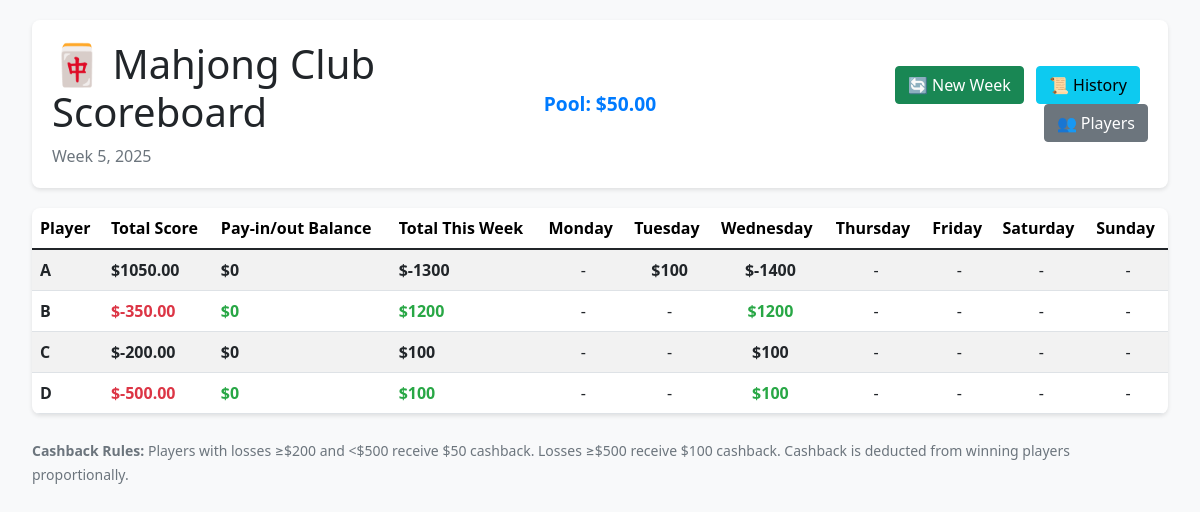
The page / on the database its author committed.
### scoreboard/models.py (models this page shows, shortened)
class Week(models.Model):
    week_number = models.IntegerField()
    year = models.IntegerField()
    start_date = models.DateField()
    end_date = models.DateField(null=True, blank=True)
    is_current = models.BooleanField(default=True)
    created_at = models.DateTimeField(auto_now_add=True)
    class Meta:
        ordering = ["-year", "-week_number"]
        unique_together = ["week_number", "year"]
    def __str__(self):
        return f"Week {self.week_number}, {self.year}"
    @classmethod
    def get_current_week(cls):
        current_week = cls.objects.filter(is_current=True).first()
        if not current_week:
            today = timezone.now().date()
            current_week = cls.objects.create(
                week_number=1, year=today.year, start_date=today, is_current=True
            )
        return current_week

class Pool(models.Model):
    balance = models.DecimalField(max_digits=10, decimal_places=2, default=0)
    updated_at = models.DateTimeField(auto_now=True)
    @classmethod
    def get_pool(cls):
        pool, created = cls.objects.get_or_create(id=1)
        return pool

class Player(models.Model):
    name = models.CharField(max_length=100, unique=True)
    total_score = models.DecimalField(max_digits=10, decimal_places=2, default=0)
    created_at = models.DateTimeField(auto_now_add=True)
    class Meta:
        ordering = ["name"]
    def get_payin_payout_balance(self):
        balance = Transaction.objects.filter(
            player=self,
            week=Week.get_current_week(),
            transaction_type__in=["PAYIN", "PAYOUT"],
        ).aggregate(total=Sum("value"))["total"] or Decimal("0")
        return balance
    def get_weekly_total(self):
        current_week = Week.get_current_week()
        total = Transaction.objects.filter(
            player=self,
            week=current_week,
            transaction_type="SESSION",
        ).aggregate(total=Sum("value"))["total"] or Decimal("0")
        return total
    def get_session_scores(self):
        current_week = Week.get_current_week()
        weekdays = [
            "Monday",
            "Tuesday",
            "Wednesday",
            "Thursday",
            "Friday",
            "Saturday",
            "Sunday",
        ]
        scores = {}
        for day in weekdays:
            score = Transaction.objects.filter(
                player=self, week=current_week, transaction_type="SESSION", weekday=day
            ).aggregate(total=Sum("value"))["total"] or Decimal("0")
            scores[day] = score
        return scores

### scoreboard/views.py (the view)
# urls.py: path("", views.dashboard, name="dashboard"),
def dashboard(request):
    current_week = Week.get_current_week()
    players = Player.objects.all()
    pool = Pool.get_pool()
    player_data = []
    weekdays = [
        "Monday",
        "Tuesday",
        "Wednesday",
        "Thursday",
        "Friday",
        "Saturday",
        "Sunday",
    ]
    for player in players:
        session_scores = player.get_session_scores()
        session_list = [(day, session_scores.get(day, 0)) for day in weekdays]
        player_info = {
            "player": player,
            "total_score": player.total_score,
            "payin_payout": player.get_payin_payout_balance(),
            "weekly_total": player.get_weekly_total(),
            "sessions": session_list,
        }
        player_data.append(player_info)
    context = {
        "player_data": player_data,
        "weekdays": weekdays,
        "current_week": current_week,
        "pool": pool,
    }
    return render(request, "mahjong/dashboard.html", context)

### scoreboard/templates/mahjong/dashboard.html (shortened to what this page needs)
{% load static %}
<!DOCTYPE html>
<html lang="en">
<head>
    <link href="https://cdn.jsdelivr.net/npm/bootstrap@5.1.3/dist/css/bootstrap.min.css" rel="stylesheet">
</head>
<body>
    <div class="container-fluid">
        <div class="header-section">
            <div class="row align-items-center">
                <div class="col-md-4">
                    <h1>🀄 Mahjong Club Scoreboard</h1>
                    <p class="text-muted mb-0">{{ current_week }}</p>
                </div>
                <div class="col-md-4 text-center">
                    <div class="pool-display">
                        Pool: ${{ pool.balance }}
                    </div>
                </div>
                <div class="col-md-4 text-end">
                    <a href="{% url 'new_week' %}" class="btn btn-success me-2">🔄 New Week</a>
                    <a href="{% url 'transaction_history' %}" class="btn btn-info me-2">📜 History</a>
                    <a href="{% url 'manage_players' %}" class="btn btn-secondary">👥 Players</a>
                </div>
            </div>
        </div>
        <div class="scoreboard-table">
            <table class="table table-striped table-hover mb-0">
                <thead>
                    <tr>
                        <th>Player</th>
                        <th>Total Score</th>
                        <th>Pay-in/out Balance</th>
                        <th>Total This Week</th>
                        {% for day in weekdays %}
                            <th>{{ day }}</th>
                        {% endfor %}
                    </tr>
                </thead>
                <tbody>
                    {% for data in player_data %}
                        <tr>
                            <td><strong>{{ data.player.name }}</strong></td>
                            <td class="{% if data.total_score >= 0 %}positive{% else %}negative{% endif %}">
                                ${{ data.total_score }}
                            </td>
                            <td class="{% if data.payin_payout >= 0 %}positive{% else %}negative{% endif %}">
                                ${{ data.payin_payout }}
                            </td>
                            <td class="{% if data.weekly_total >= 0 %}positive{% else %}negative{% endif %}">
                                ${{ data.weekly_total }}
                            </td>
                            {% for day, score in data.sessions %}
                                <td class="weekday-cell {% if score > 0 %}positive{% elif score < 0 %}negative{% endif %}" data-weekday="{{ day }}" data-player="{{ data.player.id }}">
                                    <div class="d-flex flex-column align-items-center">
                                        <div class="score-display">
                                            {% if score != 0 %}${{ score }}{% else %}-{% endif %}
                                        </div>
                                    </div>
                                </td>
                            {% endfor %}
                        </tr>
                    {% empty %}
                        <tr>
                            <td colspan="{{ weekdays|length|add:4 }}" class="text-center text-muted py-4">
                                No players yet. <a href="{% url 'manage_players' %}">Add a player</a> to get started.
                            </td>
                        </tr>
                    {% endfor %}
                </tbody>
            </table>
        </div>
        <div class="mt-4 text-muted">
            <small>
                <strong>Cashback Rules:</strong>
                Players with losses ≥$200 and <$500 receive $50 cashback.
                Losses ≥$500 receive $100 cashback.
                Cashback is deducted from winning players proportionally.
            </small>
        </div>
    </div>
</body>
</html>

### scoreboard/templates/mahjong/dashboard.html (style rules this page uses)
body { background-color: #f8f9fa; padding: 20px; }
.scoreboard-table { background: white; border-radius: 8px; box-shadow: 0 2px 4px rgba(0,0,0,0.1); overflow-x: auto; }
.positive { color: #28a745; font-weight: bold; }
.negative { color: #dc3545; font-weight: bold; }
.header-section { background: white; padding: 20px; border-radius: 8px; margin-bottom: 20px; box-shadow: 0 2px 4px rgba(0,0,0,0.1); }
table th { background-color: #343a40; color: black; position: sticky; top: 0; z-index: 10; }
.pool-display { font-size: 1.2rem; font-weight: bold; color: #007bff; }

### rows shown on the page
Week: week_number+year "Week 5, 2025"
Pool: balance "50.00"
Player: player.name "A", total_score "1050.00", payin_payout "0", weekly_total "-1300", sessions "100" "-1400"
Player: player.name "B", total_score "-350.00", payin_payout "0", weekly_total "1200", sessions "1200"
Player: player.name "C", total_score "-200.00", payin_payout "0", weekly_total "100", sessions "100"
Player: player.name "D", total_score "-500.00", payin_payout "0", weekly_total "100", sessions "100"

### other values the page prints
{{ day }} "Monday" "Tuesday" "Wednesday" "Thursday" "Friday" "Saturday" "Sunday"
